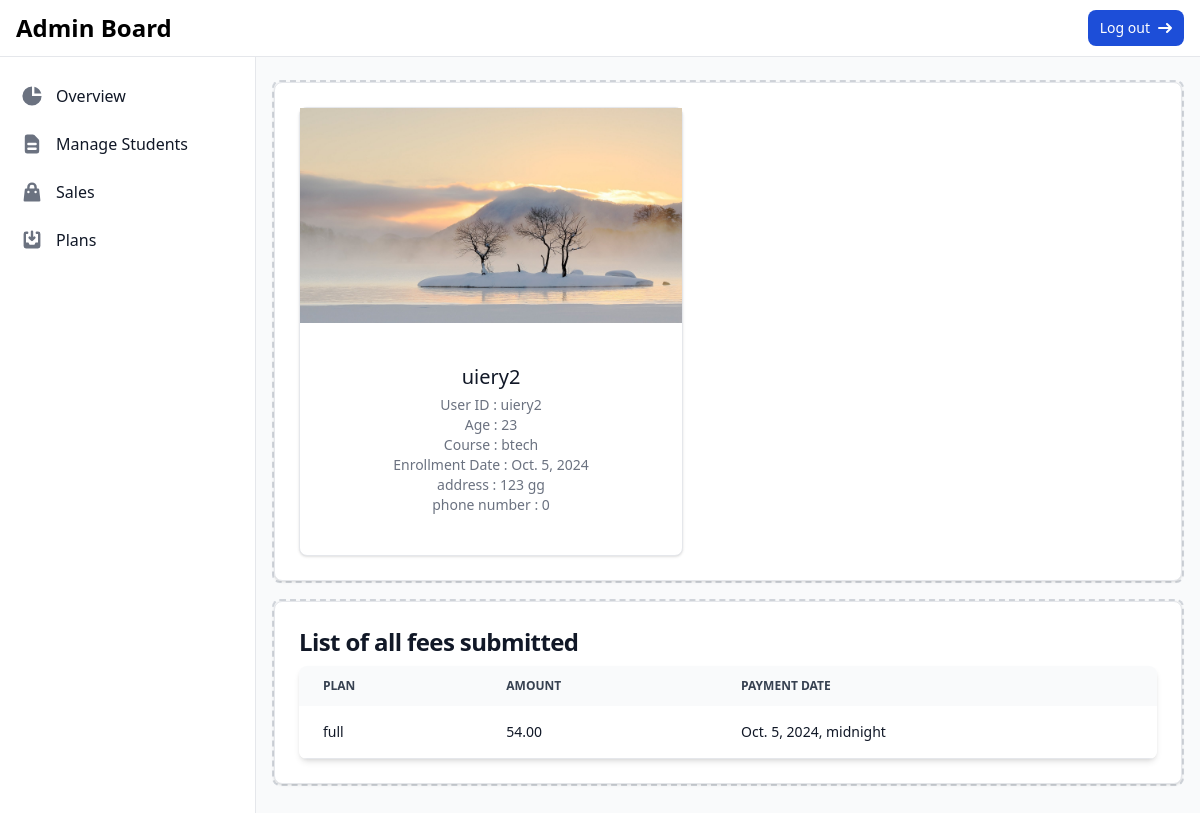
/student/25/ (signed in), run on the app's committed database.
### students/models.py (models this page shows, shortened)
class Student(models.Model):
    user_id = models.CharField(max_length=20, unique=True, null=False, blank=False)  # User ID field
    name = models.CharField(max_length=100, null=False, blank=False)
    age = models.IntegerField()
    course = models.CharField(max_length=100)
    enrollment_date = models.DateField()
    profile_image = models.ImageField(upload_to='profile_images/', null=False, blank=False)
    address = models.TextField(null=False, blank=False)
    phone_number = models.CharField(max_length=12, null=False, blank=False)

class FeeRecord(models.Model):
    student = models.ForeignKey(Student, on_delete=models.CASCADE, related_name='fee_records')
    plan = models.ForeignKey(FeePlan, on_delete=models.CASCADE, related_name='fee_plan_records')
    status = models.BooleanField(default=False)
    amount = models.DecimalField(max_digits=5, decimal_places=2)
    payment_date = models.DateTimeField(null=True, blank=True)

class FeePlan(models.Model):
    plan_name = models.CharField(max_length=100)
    hours = models.IntegerField()
    per_hour_fee = models.DecimalField(max_digits=6, decimal_places=2)

### students/views.py (the view)
# urls.py: path('student/<int:student_id>/', views.student_detail, name='student_detail'),
@login_required
def student_detail(request, student_id):
    if request.user.groups.filter(name="Admin").exists():
        student = get_object_or_404(Student, id=student_id)
        fee_records = FeeRecord.objects.filter(student=student).order_by('-payment_date')
        return render(request, 'student_detail.html', {
            'student': student,
            'fee_records': fee_records,
        })
    else:
        return HttpResponse("Unauthorized", status=401)

### template/student_detail.html (shortened to what this page needs)
{% extends 'base.html' %}
{% block content %}
    <div class="antialiased bg-gray-50 dark:bg-gray-900">
    <nav class="bg-white border-b border-gray-200 px-4 py-2.5 dark:bg-gray-800 dark:border-gray-700 fixed left-0 right-0 top-0 z-50">
      <div class="flex flex-wrap justify-between items-center">
        <div class="flex justify-start items-center">
          <a href="https://flowbite.com" class="flex items-center justify-between mr-4">
            <span class="self-center text-2xl font-semibold whitespace-nowrap dark:text-white">Admin Board</span>
          </a>
        </div>
        <a href="{% url 'logout' %}" class="inline-flex items-center px-3 py-2 text-sm font-medium text-center text-white bg-blue-700 rounded-lg hover:bg-blue-800 focus:ring-4 focus:outline-none focus:ring-blue-300 dark:bg-blue-600 dark:hover:bg-blue-700 dark:focus:ring-blue-800">
            Log out
            <svg class="rtl:rotate-180 w-3.5 h-3.5 ms-2" aria-hidden="true" xmlns="http://www.w3.org/2000/svg" fill="none" viewBox="0 0 14 10">
                <path stroke="currentColor" stroke-linecap="round" stroke-linejoin="round" stroke-width="2" d="M1 5h12m0 0L9 1m4 4L9 9"/>
            </svg>
        </a>
      </div>
    </nav>
    <aside
      class="fixed top-0 left-0 z-40 w-64 h-screen pt-14 transition-transform -translate-x-full bg-white border-r border-gray-200 md:translate-x-0 dark:bg-gray-800 dark:border-gray-700"
      aria-label="Sidenav"
      id="drawer-navigation">
      <div class="overflow-y-auto py-5 px-3 h-full bg-white dark:bg-gray-800">
        <ul class="space-y-2">
          <li>
            <a
              href="{% url 'admin_dashboard' %}"
              class="flex items-center p-2 text-base font-medium text-gray-900 rounded-lg dark:text-white hover:bg-gray-100 dark:hover:bg-gray-700 group"
            >
              <span class="ml-3">Overview</span>
            </a>
          </li>
          <li>
              <a href="{% url 'manage_students' %}">
                <button
                      type="button"
                      class="flex items-center p-2 w-full text-base font-medium text-gray-900 rounded-lg transition duration-75 group hover:bg-gray-100 dark:text-white dark:hover:bg-gray-700"
                      aria-controls="dropdown-pages"
                      data-collapse-toggle="dropdown-pages"
                >
                  <span class="flex-1 ml-3 text-left whitespace-nowrap"
                    >Manage Students</span
                  >
                </button>
              </a>
          <li>
            <a href="{% url 'manage_fees' %}" >
                <button
                  type="button"
                  class="flex items-center p-2 w-full text-base font-medium text-gray-900 rounded-lg transition duration-75 group hover:bg-gray-100 dark:text-white dark:hover:bg-gray-700"
                  aria-controls="dropdown-sales"
                  data-collapse-toggle="dropdown-sales"
                >
                  <span class="flex-1 ml-3 text-left whitespace-nowrap"
                    >Sales</span
                  >
                </button>
            </a>
          </li>
          <li>
            <a
              href="{% url 'manage_fee_plans' %}"
              class="flex items-center p-2 text-base font-medium text-gray-900 rounded-lg dark:text-white hover:bg-gray-100 dark:hover:bg-gray-700 group"
            >
              <span class="flex-1 ml-3 whitespace-nowrap">Plans</span>
            </a>
          </li>
        </ul>
    </aside>
    <main class="p-4 md:ml-64 h-auto pt-20">
        <div class="border-2 h-full border-dashed rounded-lg border-gray-300 dark:border-gray-600 h-96 mb-4"   >
          <div class="block max-w-l h-full p-6 bg-white border border-gray-200 rounded-lg shadow dark:bg-gray-800 dark:border-gray-700">
            <div class="w-full h-fill max-w-sm bg-white border border-gray-200 rounded-lg shadow dark:bg-gray-800 dark:border-gray-700">
                <img src="{{ student.profile_image.url }}" alt="Profile Image">
                <div class="flex flex-col items-center p-10">
                    <h5 class="mb-1 text-xl font-medium text-gray-900 dark:text-white">{{ student.name }}</h5>
                    <span class="text-sm text-gray-500 dark:text-gray-400">User ID : {{ student.user_id }}</span>
                    <span class="text-sm text-gray-500 dark:text-gray-400">Age : {{ student.age }}</span>
                    <span class="text-sm text-gray-500 dark:text-gray-400">Course : {{ student.course }}</span>
                    <span class="text-sm text-gray-500 dark:text-gray-400">Enrollment Date : {{ student.enrollment_date }}</span>
                    <span class="text-sm text-gray-500 dark:text-gray-400">address : {{ student.address }}</span>
                    <span class="text-sm text-gray-500 dark:text-gray-400">phone number : {{ student.phone_number }}</span>
                </div>
            </div>
          </div>
        </div>
      <div class=" h-fit	 border-2 border-dashed rounded-lg border-gray-300 dark:border-gray-600 h-96 mb-4">
          <div class="block max-w-l h-fit p-6 bg-white border border-gray-200 rounded-lg shadow dark:bg-gray-800 dark:border-gray-700">
            <h5 class="mb-2 text-2xl font-bold tracking-tight text-gray-900 dark:text-white">List of all fees submitted </h5>
              <div class="relative overflow-x-auto shadow-md sm:rounded-lg">
                <table class="w-full text-sm text-left rtl:text-right text-gray-500 dark:text-gray-400">
                    <thead class="text-xs text-gray-700 uppercase bg-gray-50 dark:bg-gray-700 dark:text-gray-400">
                        <tr>
                            <th scope="col" class="px-6 py-3">
                                Plan
                            </th>
                            <th scope="col" class="px-6 py-3">
                                Amount
                            </th>
                            <th scope="col" class="px-6 py-3">
                                Payment Date
                            </th>
                    </thead>
                    <tbody>
                        {%  for record in fee_records %}
                            <tr class="odd:bg-white odd:dark:bg-gray-900 even:bg-gray-50 even:dark:bg-gray-800 border-b dark:border-gray-700">
                                <th scope="row" class="px-6 py-4 font-medium text-gray-900 whitespace-nowrap dark:text-white">
                                    {{ record.plan.plan_name }}
                                </th>
                                <th scope="row" class="px-6 py-4 font-medium text-gray-900 whitespace-nowrap dark:text-white">
                                    {{ record.amount }}
                                </th>
                                <th scope="row" class="px-6 py-4 font-medium text-gray-900 whitespace-nowrap dark:text-white">
                                    {{ record.payment_date }}
                                </th>
                            </tr>
                        {% endfor %}
                    </tbody>
                </table>
            </div>
      </div>
    </main>
  </div>
{% endblock %}

### data on the page
Student: profile_image (picture), name "uiery2", user_id "uiery2", age "23", course "btech", enrollment_date "Oct. 5, 2024", address "123 gg", phone_number "0"
FeeRecord: plan.plan_name "full", amount "54.00", payment_date "Oct. 5, 2024, midnight"
